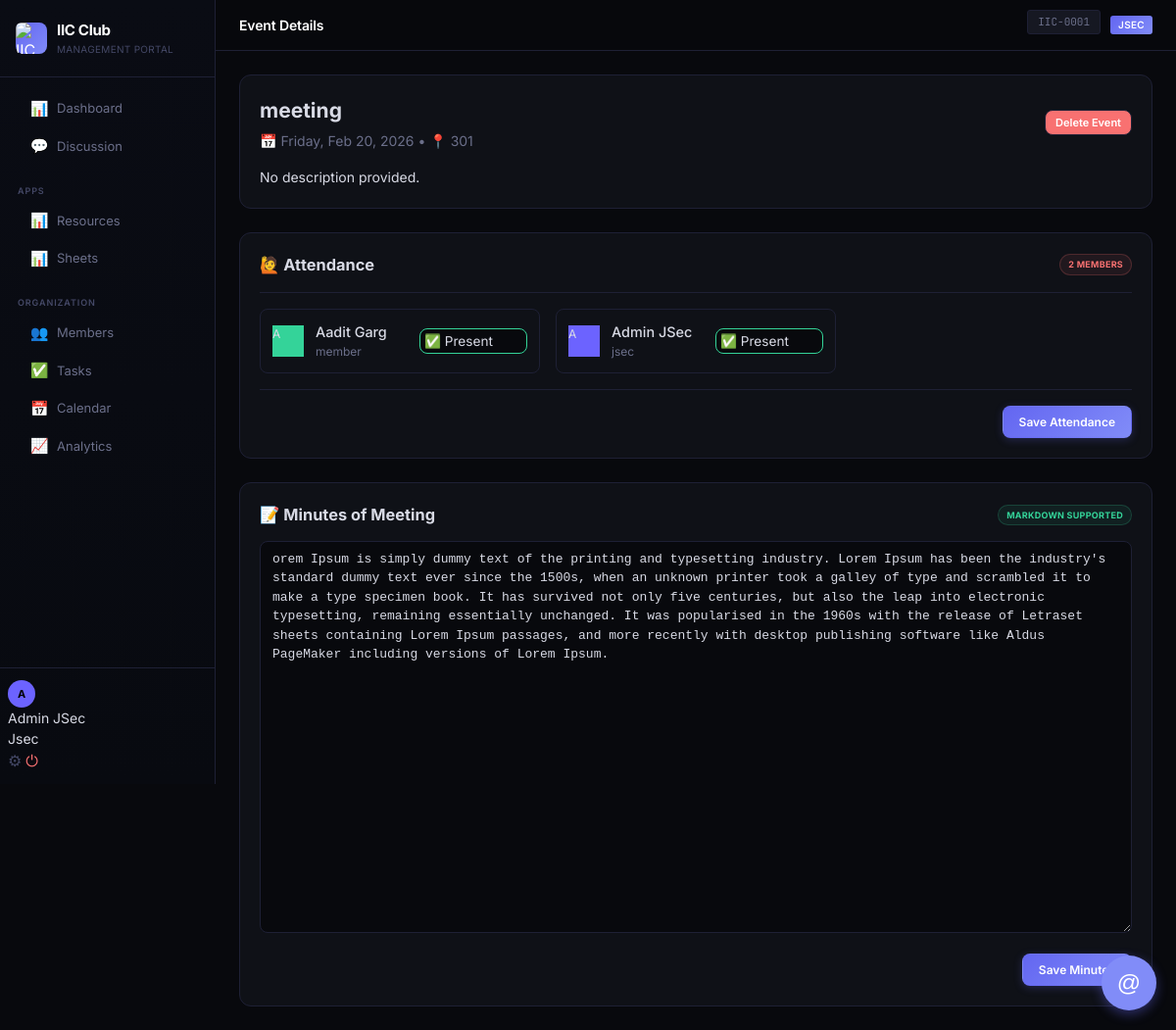
Screenshot of /events/2 (signed in) with the database file from the repository.
### models.py (models this page shows, shortened)
class User(db.Model):
    __tablename__ = 'users'
    id = db.Column(db.Integer, primary_key=True)
    unique_id = db.Column(db.String(20), unique=True, nullable=False)  # IIC-0001
    name = db.Column(db.String(100), nullable=False)
    email = db.Column(db.String(120), unique=True, nullable=False)
    password_hash = db.Column(db.String(256), nullable=False)
    role = db.Column(db.String(20), nullable=False, default='member')  # jsec, coordinator, member
    expertise = db.Column(db.String(255), default='')
    current_work = db.Column(db.String(255), default='')
    bio = db.Column(db.Text, default='')
    avatar_color = db.Column(db.String(7), default='#6C63FF')
    joined_at = db.Column(db.DateTime, default=datetime.utcnow)
    last_seen = db.Column(db.DateTime, default=datetime.utcnow)
    is_online = db.Column(db.Boolean, default=False)
    has_seen_tour = db.Column(db.Boolean, default=False)
    messages = db.relationship('Message', backref='author', lazy=True)
    resources = db.relationship('Resource', backref='shared_by', lazy=True)
    tasks_created = db.relationship('Task', foreign_keys='Task.created_by', backref='creator', lazy=True)
    events_created = db.relationship('Event', backref='creator', lazy=True)
    channel_memberships = db.relationship('ChannelMember', foreign_keys='ChannelMember.user_id', backref='member', lazy=True, cascade="all, delete-orphan")
    def can_manage_calendar(self):
        return self.role in ('jsec', 'coordinator')

class Event(db.Model):
    __tablename__ = 'events'
    id = db.Column(db.Integer, primary_key=True)
    title = db.Column(db.String(200), nullable=False)
    description = db.Column(db.Text, default='')
    event_date = db.Column(db.Date, nullable=False)
    event_time = db.Column(db.String(10), default='')
    location = db.Column(db.String(200), default='')
    mom = db.Column(db.Text, default='')  # Minutes of Meeting
    attendance_code = db.Column(db.String(20), default='')  # For self check-in
    event_type = db.Column(db.String(20), default='event')  # event, meeting
    created_by = db.Column(db.Integer, db.ForeignKey('users.id'), nullable=False)
    created_at = db.Column(db.DateTime, default=datetime.utcnow)

### views.py (the view, shortened to what this page needs)
@views.route('/events/<int:event_id>', methods=['GET', 'POST'])
@login_required
def event_details(event_id):
    event = Event.query.get_or_404(event_id)
    user = get_current_user()
    all_members = User.query.order_by(User.name).all()
    attendance_map = {a.user_id: a.status for a in event.attendance_records}
    return render_template('event_details.html', event=event, all_members=all_members, attendance_map=attendance_map)

### helpers.py (called while the page is built)
def get_current_user():
    user_id = session.get('user_id')
    if user_id:
        return User.query.get(user_id)
    return None

def login_required(f):
    @wraps(f)
    def decorated_function(*args, **kwargs):
        if 'user_id' not in session:
            flash('Please log in to access this page.', 'warning')
            return redirect(url_for('auth.login'))
        return f(*args, **kwargs)
    return decorated_function

### views.py (called while the page is built)
@views.app_context_processor
def inject_user():
    user = get_current_user()
    return dict(current_user=user)

### templates/event_details.html (shortened to what this page needs)
{% extends 'base.html' %}
{% block page_title %}Event Details{% endblock %}
{% block content %}
<div class="event-details-grid">
    <div class="card span-12">
        <div class="card-header">
            <div>
                <h2 style="margin:0;">{{ event.title }}</h2>
                <div style="color:var(--text-dim); margin-top:0.25rem;">
                    📅 {{ event.event_date.strftime('%A, %b %d, %Y') }}
                    {% if event.location %} • 📍 {{ event.location }} {% endif %}
                </div>
            </div>
            {% if current_user.can_manage_calendar() %}
            <form action="{{ url_for('views.delete_event', event_id=event.id) }}" method="POST" onsubmit="return confirm('Delete this event?');">
                <button type="submit" class="btn btn-sm" style="background:var(--red); color:white;">Delete Event</button>
            </form>
            {% endif %}
        </div>
        <div style="margin-top:1rem; line-height:1.6;">
            {{ event.description or 'No description provided.' }}
        </div>
    </div>
    {% if current_user.can_manage_calendar() %}
    <div class="card span-12" style="max-height: 500px; overflow-y: auto;">
        <div class="card-header" style="position:sticky; top:0; background:var(--surface); z-index:10; padding-bottom:1rem; border-bottom:1px solid var(--border);">
            <h3>🙋 Attendance</h3>
            <span class="badge badge-ppt">{{ all_members|length }} Members</span>
        </div>
        <form method="POST">
            <div class="list-group" style="margin-top:1rem; display: grid; grid-template-columns: repeat(auto-fill, minmax(250px, 1fr)); gap: 1rem;">
                {% for member in all_members %}
                <div class="list-item" style="display:flex; align-items:center; justify-content:space-between; padding:0.75rem; border: 1px solid var(--border); border-radius: var(--radius);">
                    <div style="display:flex; align-items:center; gap:0.75rem;">
                        <div class="profile-avatar-sm" style="background-color: {{ member.avatar_color }}; width:32px; height:32px; font-size:12px;">
                            {{ member.name[0]|upper }}
                        </div>
                        <div>
                            <div style="font-weight:500; font-size:0.9rem;">{{ member.name }}</div>
                            <div style="font-size:0.75rem; color:var(--text-dim);">{{ member.role }}</div>
                        </div>
                    </div>
                    <div>
                        {% set status = attendance_map.get(member.id) %}
                        {% if status == 'present' %}
                            {% set status_color = 'var(--green)' %}
                        {% elif status == 'absent' %}
                            {% set status_color = 'var(--red)' %}
                        {% elif status == 'excused' %}
                            {% set status_color = 'var(--yellow)' %}
                        {% else %}
                            {% set status_color = 'var(--border)' %}
                        {% endif %}
                        <select name="status_{{ member.id }}" class="form-control"
                                style="padding:0.25rem; font-size:0.85rem; width:110px; background:var(--bg); border-color:{{ status_color }};">
                            <option value="present" {% if status == 'present' %}selected{% endif %}>✅ Present</option>
                        </select>
                    </div>
                </div>
                {% endfor %}
            </div>
            <div style="position:sticky; bottom:0; background:var(--surface); padding-top:1rem; border-top:1px solid var(--border); text-align:right; margin-top: 1rem;">
                <button type="submit" class="btn btn-primary">Save Attendance</button>
            </div>
        </form>
    </div>
    <div class="card span-12">
        <div class="card-header">
            <h3>📝 Minutes of Meeting</h3>
            <span class="badge badge-sheet">Markdown Supported</span>
        </div>
        <form method="POST">
            <textarea name="mom" class="form-control" style="height:400px; font-family:monospace; line-height:1.5;" placeholder="Record meeting notes, decisions, and action items here...">{{ event.mom }}</textarea>
            <div style="margin-top:1rem; text-align:right;">
                <button type="submit" class="btn btn-primary">Save Minutes</button>
            </div>
        </form>
    </div>
    {% endif %}
</div>
{% endblock %}

### templates/base.html (shortened to what this page needs)
<!DOCTYPE html>
<html lang="en">
<head>
    <link rel="stylesheet" href="{{ url_for('static', filename='css/style.css') }}">
    <link rel="stylesheet" href="https://cdn.jsdelivr.net/npm/driver.js@1.0.1/dist/driver.css"/>
</head>
<body>
    {% if current_user %}
    <div class="app-layout">
        <aside class="sidebar">
            <div class="sidebar-header">
                <div class="sidebar-logo">
                    <div class="logo-icon"><img src="{{ url_for('static', filename='iiclogo.png') }}" alt="IIC"
                            style="width: 32px; height: 32px; border-radius: 6px;"></div>
                    <div>
                        <span class="logo-text">IIC Club</span>
                        <span class="logo-sub">Management Portal</span>
                    </div>
                </div>
            </div>
            <nav class="sidebar-nav">
                <div class="nav-section">
                    <button id="mentionToggle" class="mention-btn-toggle" onclick="toggleMentionPanel()">
                        @
                    </button>
                    <a href="{{ url_for('views.dashboard') }}"
                        class="nav-link {% if request.endpoint == 'views.dashboard' %}active{% endif %}">
                        <span class="nav-icon">📊</span> Dashboard
                    </a>
                    <a href="{{ url_for('views.discussion') }}"
                        class="nav-link {% if request.endpoint == 'views.discussion' %}active{% endif %}">
                        <span class="nav-icon">💬</span> Discussion
                    </a>
                </div>
                <div class="nav-section">
                    <div class="nav-section-title">Apps</div>
                    <a href="{{ url_for('views.resources') }}"
                        class="nav-link {% if request.endpoint == 'views.resources' %}active{% endif %}">
                        <span class="nav-icon">📊</span> Resources
                    </a>
                    <a href="{{ url_for('views.sheets') }}"
                        class="nav-link {% if request.endpoint in ['views.sheets', 'views.sheet_view'] %}active{% endif %}">
                        <span class="nav-icon">📊</span> Sheets
                    </a>
                </div>
                <div class="nav-section">
                    <div class="nav-section-title">Organization</div>
                    <a href="{{ url_for('views.members') }}"
                        class="nav-link {% if request.endpoint in ['views.members', 'views.member_profile'] %}active{% endif %}">
                        <span class="nav-icon">👥</span> Members
                    </a>
                    <a href="{{ url_for('views.tasks') }}"
                        class="nav-link {% if request.endpoint == 'views.tasks' %}active{% endif %}">
                        <span class="nav-icon">✅</span> Tasks
                    </a>
                    <a href="{{ url_for('views.calendar_view') }}"
                        class="nav-link {% if request.endpoint == 'views.calendar_view' %}active{% endif %}">
                        <span class="nav-icon">📅</span> Calendar
                    </a>
                    {% if current_user.role in ['jsec', 'coordinator'] %}
                    <a href="{{ url_for('views.analytics') }}"
                        class="nav-link {% if request.endpoint == 'views.analytics' %}active{% endif %}">
                        <span class="nav-icon">📈</span> Analytics
                    </a>
                    {% endif %}
                </div>
            </nav>
            <div class="sidebar-footer">
                <div class="user-mini-profile">
                    <div class="user-avatar" style="background-color: {{ current_user.avatar_color }}">
                        {{ current_user.name[0] | upper }}
                    </div>
                    <div class="user-info">
                        <div class="user-name">{{ current_user.name }}</div>
                        <div class="user-role">{{ current_user.role | title }}</div>
                    </div>
                    <div class="user-actions" style="margin-left: auto; display: flex; gap: 4px;">
                        <button onclick="openChangePasswordModal()" title="Change Password" style="background:none;border:none;cursor:pointer;color:var(--text-muted);font-size:16px;">⚙</button>
                        <a href="{{ url_for('auth.logout') }}" title="Logout" style="color: var(--red); text-decoration: none; font-size: 16px;">⏻</a>
                    </div>
                </div>
            </div>
        </aside>
        <main class="main-content">
            <header class="topbar">
                <div class="d-flex align-center gap-2">
                    <h1 class="topbar-title">{% block page_title %}Dashboard{% endblock %}</h1>
                </div>
                <div class="topbar-actions">
                    <span class="profile-id">{{ current_user.unique_id }}</span>
                    <span class="profile-role role-{{ current_user.role }}">{{ current_user.role }}</span>
                </div>
            </header>
            <div class="page-content">
                {% block content %}{% endblock %}
            </div>
        </main>
    </div>
    {% else %}
    {% block fullpage %}{% endblock %}
    {% endif %}
</body>
</html>

### templates/event_details.html (style rules this page uses)
.event-details-grid { display: grid; grid-template-columns: repeat(12, 1fr); gap: 1.5rem; }
.span-12 { grid-column: span 12; }

### rows the page displays
User: name "A", name "Admin JSec", role "Jsec", unique_id "IIC-0001", role "JSEC", role "jsec", id "✅ Present"
Event: title "meeting", event_date "Friday, Feb 20, 2026", location "301", description "No description provided.", mom "orem Ipsum is simply dummy text of the printing and typesetting industry. Lorem Ipsum has been the industry's standard dummy text ever since the 1500s, when an unknown printer took a galley of type and scrambled it to make a type specimen book. It has survived not only five centuries, but also the leap into electronic typesetting, remaining essentially unchanged. It was popularised in the 1960s with the release of Letraset sheets containing Lorem Ipsum passages, and more recently with desktop publishing software like Aldus PageMaker including versions of Lorem Ipsum."
User: name "A", name "Aadit Garg", role "member", id "✅ Present"

### other values shown
{{ all_members|length }} "2"
